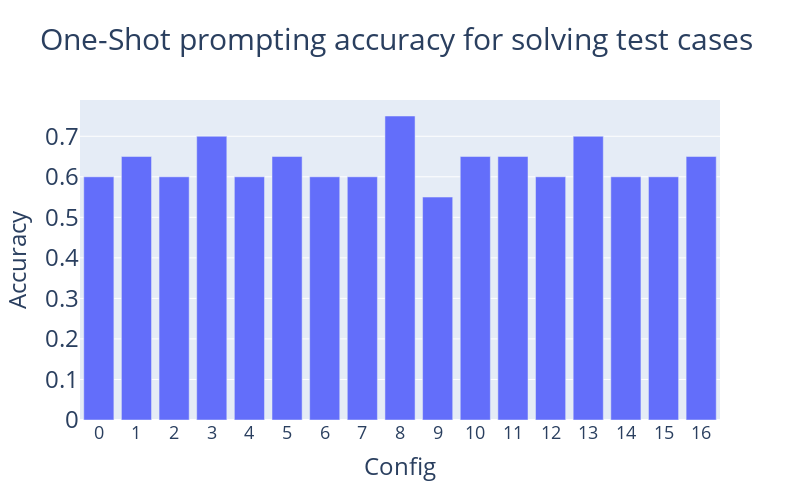

The cell this chart's notebook holds for it:
### Code cell
fig = px.bar(df_one_shot, x='index', y='accuracy', title='One-Shot prompting accuracy for solving test cases',
             labels={'index': 'Id', 'accuracy': 'Accuracy'}, width=800, height=500,
             category_orders={"index": df_one_shot['accuracy'].sort_values(ascending=False)})

fig.update_layout(xaxis_title='Config', yaxis_title='Accuracy', showlegend=False, bargap=0.2,
                  xaxis=dict(tickmode='linear', tick0=0, dtick=1, tickfont=dict(size=18)),
                  yaxis=dict(tickfont=dict(size=24)),
                  yaxis_title_font=dict(size=24),
                  xaxis_title_font=dict(size=24),
                  title_font=dict(size=30))

fig.show()
fig.write_image("total_acc_one_shot.png", width=1200, height=800, scale=2)

### Figure 1 — Plotly figure (JSON) as saved in the notebook; plotly's stock layout.template omitted (floating-point values rounded to 4 significant figures)
{"data": [{"alignmentgroup": "True", "hovertemplate": "Id=%{x}<br>Accuracy=%{y}<extra></extra>", "legendgroup": "", "marker": {"color": "#636efa", "pattern": {"shape": ""}}, "name": "", "offsetgroup": "", "orientation": "v", "showlegend": false, "textposition": "auto", "type": "bar", "x": [8, 13, 3, 5, 10, 16, 1, 11, 6, 14, 15, 0, 7, 2, 4, 12, 9], "xaxis": "x", "y": [0.75, 0.7, 0.7, 0.65, 0.65, 0.65, 0.65, 0.65, 0.6, 0.6, 0.6, 0.6, 0.6, 0.6, 0.6, 0.6, 0.55], "yaxis": "y"}], "layout": {"bargap": 0.2, "barmode": "relative", "height": 500, "legend": {"tracegroupgap": 0}, "showlegend": false, "title": {"font": {"size": 30}, "text": "One-Shot prompting accuracy for solving test cases"}, "width": 800, "xaxis": {"anchor": "y", "categoryarray": [0.75, 0.7, 0.7, 0.65, 0.65, 0.65, 0.65, 0.65, 0.6, 0.6, 0.6, 0.6, 0.6, 0.6, 0.6, 0.6, 0.55], "categoryorder": "array", "domain": [0, 1], "dtick": 1, "tick0": 0, "tickfont": {"size": 18}, "tickmode": "linear", "title": {"font": {"size": 24}, "text": "Config"}}, "yaxis": {"anchor": "x", "domain": [0, 1], "tickfont": {"size": 24}, "title": {"font": {"size": 24}, "text": "Accuracy"}}}}
